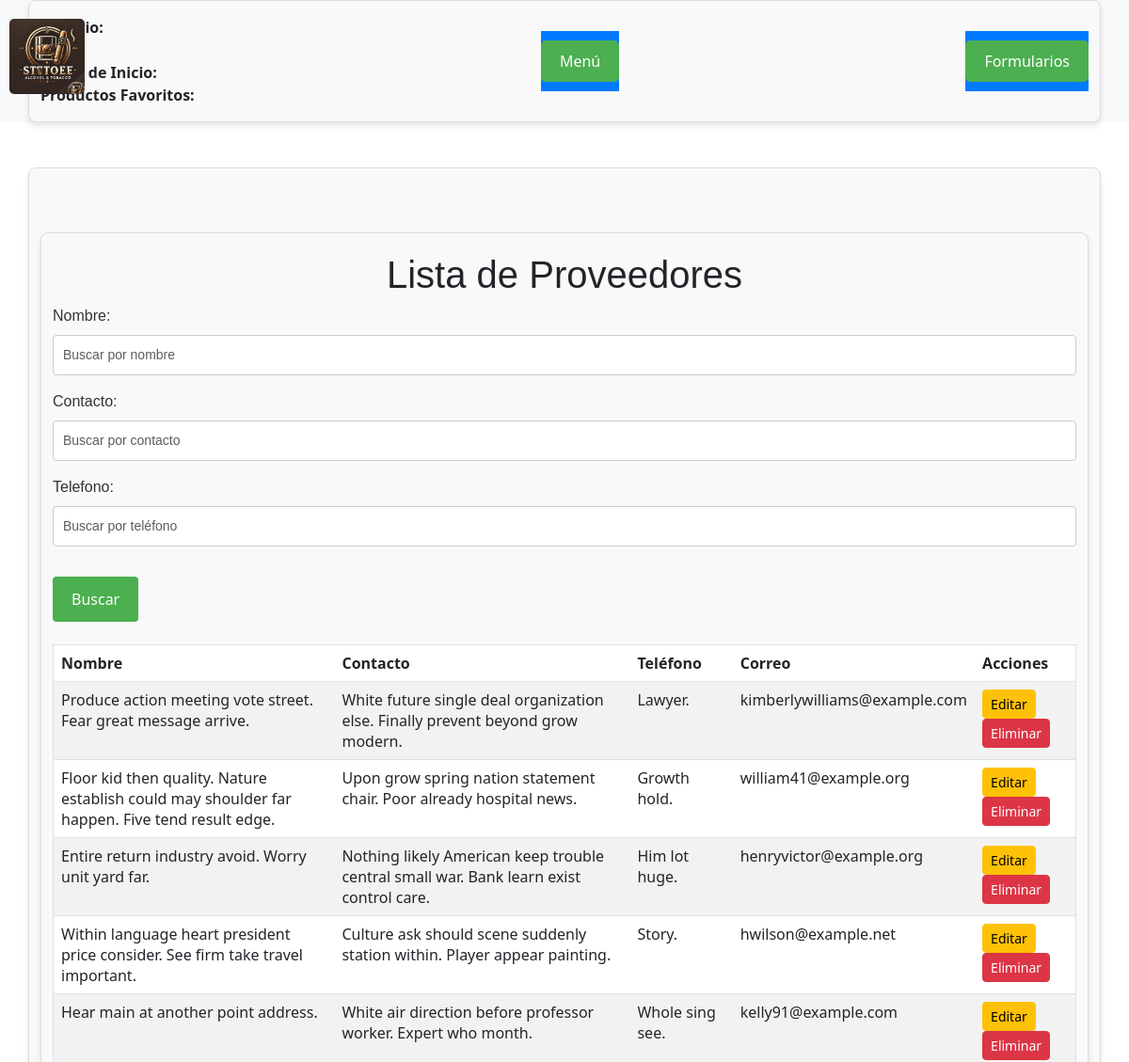
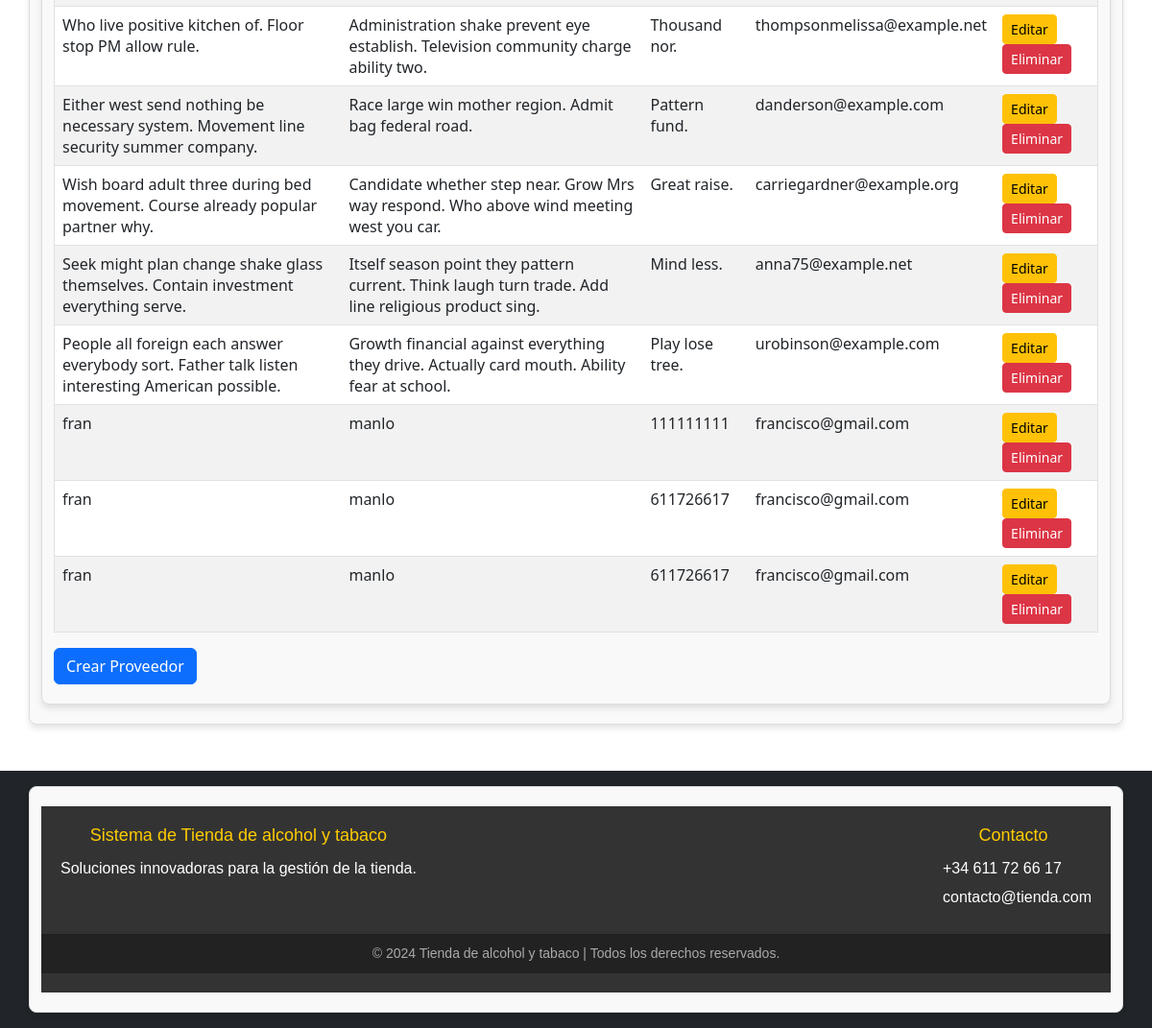
The page /provedores/leer_proveedores/ on the database its author committed (2 pictures, top to bottom).
### tienda/models.py (models this page shows)
class Provedor(models.Model):
    nombre = models.CharField(max_length=100)
    contacto = models.CharField(max_length=100)
    telefono = models.CharField(max_length=15)
    correo = models.EmailField(blank=True)
    productos = models.ManyToManyField(Producto, related_name='provedores', blank=True)

### tienda/views.py (the view, shortened to what this page needs)
# urls.py: path('provedores/leer_proveedores/', views.leer_provedores, name='leer_proveedores'),
def leer_provedores(request):
    formulario = BusquedaAvanzadaProvedorForm(request.GET or None)
    provedores = Provedor.objects.all()
    return render(request, 'formularios/leer_proveedores.html', {
        "provedores": provedores,
        "formulario": formulario,
    })

### tienda/forms.py (shortened to what this page needs)
class BusquedaAvanzadaProvedorForm(forms.Form):
    nombre = forms.CharField(
        required=False,
        widget=forms.TextInput(attrs={'class': 'form-control', 'placeholder': 'Buscar por nombre'})
    )
    contacto = forms.CharField(
        required=False,
        widget=forms.TextInput(attrs={'class': 'form-control', 'placeholder': 'Buscar por contacto'})
    )
    telefono = forms.CharField(
        required=False,
        widget=forms.TextInput(attrs={'class': 'form-control', 'placeholder': 'Buscar por teléfono'})
    )

### tienda/templates/formularios/leer_proveedores.html (shortened to what this page needs)
{% extends 'principal.html' %}
{% block contenido %}
<div class="container mt-5">
    <h1>Lista de Proveedores</h1>
    <form method="get" class="mb-4">
        {{ formulario.as_p }}
        <button type="submit" class="btn btn-primary mt-3">Buscar</button>
    </form>
    <table class="table table-striped">
        <thead>
            <tr>
                <th>Nombre</th>
                <th>Contacto</th>
                <th>Teléfono</th>
                <th>Correo</th>
                <th>Acciones</th>
            </tr>
        </thead>
        <tbody>
            {% for provedor in provedores %}
            <tr>
                <td>{{ provedor.nombre }}</td>
                <td>{{ provedor.contacto }}</td>
                <td>{{ provedor.telefono }}</td>
                <td>{{ provedor.correo }}</td>
                <td>
                    <a href="{% url 'editar_provedor' provedor.pk %}" class="btn btn-warning btn-sm">Editar</a>
                    <a href="{% url 'eliminar_provedor' provedor.pk %}" class="btn btn-danger btn-sm">Eliminar</a>
                </td>
            </tr>
            {% endfor %}
        </tbody>
    </table>
    <a href="{% url 'crear_provedor' %}" class="btn btn-primary">Crear Proveedor</a>
</div>
{% endblock %}

### tienda/static/css/estilos.css (style rules this page uses)
body { font-family: Arial, sans-serif; background-color: #f4f4f4; color: #333; margin: 0; padding: 0; display: flex; flex-direction: column; }
html, body { height: 100%; margin: 0; }
.container { max-width: 800px; margin: 20px auto; padding: 20px; background: white; border-radius: 8px; box-shadow: 0 0 10px rgba(0, 0, 0, 0.1); }
h1, h2, h3 { text-align: center; color: #007bff; margin-bottom: 20px; }
table { width: 100%; border-collapse: collapse; margin-top: 20px; }
table, th, td { border: 1px solid #ddd; }
th { background-color: #007bff; color: white; text-align: left; }
th, td { padding: 10px; }
a, button { display: inline-block; text-decoration: none; background-color: #007bff; color: white; padding: 10px 15px; border-radius: 5px; transition: background-color 0.3s ease; text-align: center; }
input[type="text"], input[type="email"], textarea { width: 100%; padding: 10px; margin-bottom: 10px; border: 1px solid #ddd; border-radius: 4px; }
button { border: none; cursor: pointer; }

### tienda/static/css/formulario.css (style rules this page uses)
.container { max-width: 600px; margin: 0 auto; padding: 20px; border: 1px solid #ddd; border-radius: 8px; background-color: #f9f9f9; box-shadow: 0px 4px 6px rgba(0, 0, 0, 0.1); }
h1, label { font-family: Arial, sans-serif; color: #333; }
input[type="text"], input[type="email"], input[type="password"], select, textarea { width: 100%; padding: 10px; margin: 8px 0 16px 0; display: block; border: 1px solid #ccc; border-radius: 4px; font-size: 14px; font-family: Arial, sans-serif; box-sizing: border-box; }
button[type="submit"] { background-color: #4CAF50; color: white; border: none; padding: 12px 20px; text-align: center; font-size: 16px; border-radius: 4px; cursor: pointer; margin-top: 10px; }

### rows shown on the page
Provedor: nombre "Produce action meeting vote street. Fear great message arrive.", contacto "White future single deal organization else. Finally prevent beyond grow modern.", telefono "Lawyer.", correo "kimberlywilliams@example.com"
Provedor: nombre "Floor kid then quality. Nature establish could may shoulder far happen. Five tend result edge.", contacto "Upon grow spring nation statement chair. Poor already hospital news.", telefono "Growth hold.", correo "william41@example.org"
Provedor: nombre "Entire return industry avoid. Worry unit yard far.", contacto "Nothing likely American keep trouble central small war. Bank learn exist control care.", telefono "Him lot huge.", correo "henryvictor@example.org"
Provedor: nombre "Within language heart president price consider. See firm take travel important.", contacto "Culture ask should scene suddenly station within. Player appear painting.", telefono "Story.", correo "hwilson@example.net"
Provedor: nombre "Hear main at another point address.", contacto "White air direction before professor worker. Expert who month.", telefono "Whole sing see.", correo "kelly91@example.com"
Provedor: nombre "Who live positive kitchen of. Floor stop PM allow rule.", contacto "Administration shake prevent eye establish. Television community charge ability two.", telefono "Thousand nor.", correo "thompsonmelissa@example.net"
Provedor: nombre "Either west send nothing be necessary system. Movement line security summer company.", contacto "Race large win mother region. Admit bag federal road.", telefono "Pattern fund.", correo "danderson@example.com"
Provedor: nombre "Wish board adult three during bed movement. Course already popular partner why.", contacto "Candidate whether step near. Grow Mrs way respond. Who above wind meeting west you car.", telefono "Great raise.", correo "carriegardner@example.org"
Provedor: nombre "Seek might plan change shake glass themselves. Contain investment everything serve.", contacto "Itself season point they pattern current. Think laugh turn trade. Add line religious product sing.", telefono "Mind less.", correo "anna75@example.net"
Provedor: nombre "People all foreign each answer everybody sort. Father talk listen interesting American possible.", contacto "Growth financial against everything they drive. Actually card mouth. Ability fear at school.", telefono "Play lose tree.", correo "urobinson@example.com"
Provedor: nombre "fran", contacto "manlo", telefono "111111111", correo "francisco@gmail.com"
Provedor: nombre "fran", contacto "manlo", telefono "611726617", correo "francisco@gmail.com"
Provedor: nombre "fran", contacto "manlo", telefono "611726617", correo "francisco@gmail.com"
